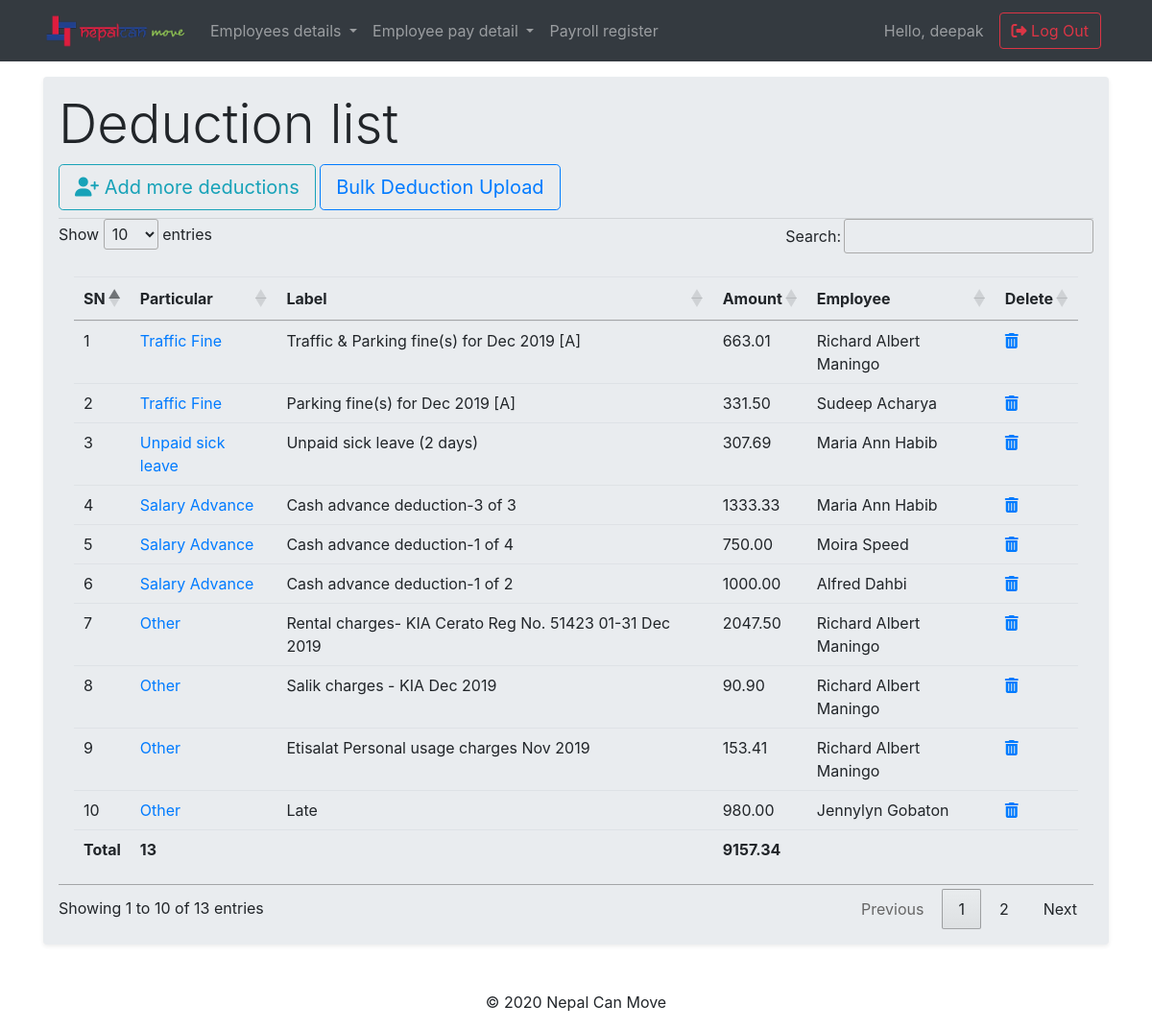
The page /payroll/deduction_list (signed in) on the database its author committed.
### payroll/models.py (models this page shows, shortened)
class Deduction(models.Model):
    payslip               =   models.ForeignKey(Payslip, related_name='salary_deduction', on_delete=models.CASCADE,blank=True,null=True)
    DEDUCTION_CHOICES     =   (('Housing Loan', 'Housing Loan'),
                              ('Salary Advance', 'Salary Advance'),
                              ('Traffic Fine', 'Traffic Fine'),
                              ('Loan', 'Loan'),
                              ('Unpaid sick leave', 'Unpaid sick leave'),
                              ('Other', 'Other'),)
    deduction             =   models.CharField(max_length=60, choices=DEDUCTION_CHOICES, blank=True,null=True)
    deduction_label       =   models.CharField(max_length=90, blank=True,null=True)
    amount                 =   models.DecimalField(max_digits=12, decimal_places=2, blank=True,null=True)
    OCCURS_CHOICE          = (('Once', 'Once'),
                             ('Monthly', 'Monthly'),)
    occur                  =   models.CharField(max_length=60, choices=OCCURS_CHOICE, blank=True,null=True)
    start_date             =   models.DateField(null=True, blank=True)
    end_date               =   models.DateField(null=True, blank=True)

class Payslip(models.Model):
    employee               =   models.ForeignKey(Employee, related_name='employee_payslip', on_delete=models.CASCADE, blank=True,null=True)
    basic_salary           =   models.DecimalField(max_digits=12, decimal_places=2, blank=True,null=True)
    housing_allowance      =   models.DecimalField(max_digits=12, decimal_places=2, blank=True,null=True)
    transportation_allowance = models.DecimalField(max_digits=12, decimal_places=2, blank=True,null=True)
    other                  =   models.DecimalField(max_digits=12, decimal_places=2, blank=True,null=True)
    work_permit_choice     =   (('Uniteam', 'Uniteam'),('Aspen', 'Aspen'),('Uniteam(Br2)', 'Uniteam(Br2)'),)
    work_permit            =   models.CharField(max_length=60, choices=work_permit_choice)
    cost_center            =   models.ForeignKey(CostCenter, related_name='dept_name', on_delete=models.CASCADE,null=True,blank=True)
    mode_of_payment        =   models.CharField(max_length=90, blank=True,null=True,)
    bank_ac                =   models.CharField(max_length=90, blank=True,null=True,)
    PAYMENT_METHOD_CHOICES = (('Bank', 'Bank'),('Lulu Exchange', 'Lulu Exchange'),('Cash', 'Cash'),('Other','Other'),)
    payment_method         =   models.CharField(max_length=15, choices=PAYMENT_METHOD_CHOICES)
    employee_unique        =   models.CharField(max_length=90, blank=True,null=True,)
    agent_id               =   models.CharField(max_length=90, blank=True,null=True,)
    work_permit_8_digits   =   models.CharField(max_length=8, blank=True,null=True,)
    personal_no_14_digits  =   models.CharField(max_length=14, blank=True,null=True,)
    bank_name_routing      =   models.CharField(max_length=9, blank=True,null=True,)
    def __str__ (self):
        return str(self.employee)

class Employee(models.Model):
    employee_id         = models.CharField(primary_key=True, max_length=60, unique=True)
    first_name          = models.CharField(max_length=60, blank=True,null=True)
    middle_name         = models.CharField(max_length=60, blank=True,null=True)
    last_name           = models.CharField(max_length=60, blank=True,null=True)
    GENDER_CHOICES      = (('Male', 'Male'),('Female', 'Female'),('Other', 'Other'),)
    gender              = models.CharField(max_length=10, choices=GENDER_CHOICES)
    DOB                 = models.DateField(null=True, blank=True)
    religion            = models.CharField(max_length=20, null=True, blank=True)
    citizenship         = models.CharField(max_length=20, null=True, blank=True)
    country_birth       = models.CharField(max_length=20, null=True, blank=True)
    email               = models.EmailField(max_length=70, blank=True,null=True)
    phone               = models.IntegerField(null=True, blank=True,default=0)
    uae_address         = models.CharField(max_length=90, null=True, blank=True)
    home_country_phone  = models.CharField(max_length=90, null=True, blank=True)
    home_country_address= models.CharField(max_length=90, null=True, blank=True)
    department          = models.ForeignKey(Department, related_name='dept_name', on_delete=models.CASCADE,null=True,blank=True)
    designation         = models.CharField(max_length=40, null=True, blank=True)
    department_head     = models.BooleanField(default=False)
    joining_date        = models.DateField(null=True, blank=True)
    img                 = models.ImageField(upload_to='pics',null=True,blank=True, default='/static/images/default-user.jpg')
    employee_status_choice     = (('Active', 'Active'),('Inactive', 'Inactive'))
    employee_status            = models.CharField(max_length=10, default=['Active'], choices=employee_status_choice)
    def __str__ (self):
        return str(self.first_name)+' '+ str(self.last_name)

### payroll/views.py (the view)
# urls.py: path('deduction_list',views.DeductionListView.as_view(),name='deduction_list'),
class DeductionListView(ListView):
    template_name = 'payroll/deduction_list.html'
    context_object_name = 'deduction_list'
    model = models.Deduction
    def get_context_data(self, *args, **kwargs):
        context = super(DeductionListView,self).get_context_data(*args,**kwargs)
        list = context['deduction_list']
        totalParticular = list.all().count()
        totalded = list.aggregate(Sum('amount'))['amount__sum']
        tot_ded = (round(totalded,2))
        context['tot_ded'] = tot_ded
        context['totalParticular'] = totalParticular
        return context

### payroll/templates/payroll/deduction_list.html (shortened to what this page needs)
{% extends "base.html" %}
{% load static %}
{% block content %}
  <div class="jumbotron shadow-sm p-3 mb-5 rounded mt-3">
    <h2 class="display-4"> Deduction list</h2>
    <a class="btn btn-outline-info btn-lg mb-2" href="{% url 'payroll:deduction_create' %}" role="button"><i class="fas fa-user-plus"> </i> Add more deductions</a>
    <a class="btn btn-outline-primary btn-lg mb-2" href="{% url 'payroll:deduction_upload' %}">Bulk Deduction Upload</a>
    <hr>
    <table class="table table-hover h-100 p-3" id="table_id" class="dispaly">
      <thead>
        <tr>
          <th scope="col">SN</th>
          <th scope="col">Particular</th>
          <th> Label</th>
          <th> Amount</th>
          <th> Employee</th>
          <th> Delete</th>
        </tr>
      </thead>
      <tbody>
        {% for deduction in deduction_list %}
        <tr>
          <td scope="row">{{ forloop.counter }}</td>
          <td> <a href="{% url 'payroll:deduction_update' pk=deduction.pk %}"> {{deduction.deduction}} </a> </td>
          <td> {{deduction.deduction_label }}</td>
          <td> {{deduction.amount}}</td>
          <td> {{deduction.payslip}}</td>
          <td> <a href="{% url 'payroll:deduction_delete' pk=deduction.pk %}"> <i class="fas fa-trash-alt"></i> </a> </td>
        </tr>
        {% endfor %}
        </tbody>
        <tr>
          <th> Total </th>
          <th> {{ totalParticular }}</th>
          <th> </th>
          <th> {{ tot_ded }}</th>
          <th> </th>
          <th> </th>
        </tr>
    </table>
  </div>
{% endblock %}

### templates/base.html (shortened to what this page needs)
<!doctype html>
{% load static %}
<html lang="en">
<head>
  <link rel="stylesheet" href="https://stackpath.bootstrapcdn.com/bootstrap/4.4.1/css/bootstrap.min.css">
  <link rel="stylesheet" type="text/css" href="https://cdn.datatables.net/1.10.20/css/jquery.dataTables.css">
  <link rel="stylesheet" href="{% static 'css/stylesheet.css'%}">
</head>
<body>
  {% if user.is_superuser %}
  <nav class="navbar navbar-expand-lg navbar-dark bg-dark static-top">
    <div class="container">
      <a class="navbar-brand" href="#">
        <img src="{% static 'images/NCMLogo.png' %}" alt="ncm-logo" width='150px'>
      </a>
      <div class="collapse navbar-collapse" id="navbarResponsive">
        <ul class="navbar-nav mr-auto">
          <li class="nav-item dropdown">
            <a class="nav-link dropdown-toggle" href="{% url 'payroll:employee_list' %}" id="navbarDropdown" role="button" data-toggle="dropdown" aria-haspopup="true" aria-expanded="false">
              Employees details
            </a>
          </li>
          <li class="nav-item dropdown">
            <a class="nav-link dropdown-toggle" href="#" id="navbarDropdown" role="button" data-toggle="dropdown" aria-haspopup="true" aria-expanded="false">
              Employee pay detail
            </a>
          </li>
          <li class="nav-item">
            <a class="nav-link" href="{% url 'payroll:payroll_register' %}">Payroll register</a>
          </li>
        </ul>
        <span class="navbar-text mr-3">
          Hello, {{user.username }}
        </span>
        <form class="form-inline my-2 my-lg-0">
          <a href="{% url 'accounts:logout' %}" class="btn btn-outline-danger mr-2 "><i class="fas fa-sign-out-alt"></i> Log Out</a>
        </form>
      </div>
    </div>
  </nav>
  {% endif %}
  <div class="container mycontent">
    {% block content %}
    {% endblock %}
  </div>
  <footer class="page-footer">
    <div class="container">
      <p class="text-center">© 2020 Nepal Can Move </p>
    </div>
  </footer>
</body>
</html>

### static/css/stylesheet.css (style rules this page uses)
hr { margin: 0px; }

### rows shown on the page
Deduction: deduction "Traffic Fine", deduction_label "Traffic & Parking fine(s) for Dec 2019 [A]", amount "663.01", payslip "Richard Albert Maningo"
Deduction: deduction "Traffic Fine", deduction_label "Parking fine(s) for Dec 2019 [A]", amount "331.50", payslip "Sudeep Acharya"
Deduction: deduction "Unpaid sick leave", deduction_label "Unpaid sick leave (2 days)", amount "307.69", payslip "Maria Ann Habib"
Deduction: deduction "Salary Advance", deduction_label "Cash advance deduction-3 of 3", amount "1333.33", payslip "Maria Ann Habib"
Deduction: deduction "Salary Advance", deduction_label "Cash advance deduction-1 of 4", amount "750.00", payslip "Moira Speed"
Deduction: deduction "Salary Advance", deduction_label "Cash advance deduction-1 of 2", amount "1000.00", payslip "Alfred Dahbi"
Deduction: deduction "Other", deduction_label "Rental charges- KIA Cerato Reg No. 51423 01-31 Dec 2019", amount "2047.50", payslip "Richard Albert Maningo"
Deduction: deduction "Other", deduction_label "Salik charges - KIA Dec 2019", amount "90.90", payslip "Richard Albert Maningo"
Deduction: deduction "Other", deduction_label "Etisalat Personal usage charges Nov 2019", amount "153.41", payslip "Richard Albert Maningo"
Deduction: deduction "Other", deduction_label "Late", amount "980.00", payslip "Jennylyn Gobaton"

### other values the page prints
{{ user.username }} "deepak"
{{ totalParticular }} "13"
{{ tot_ded }} "9157.34"
